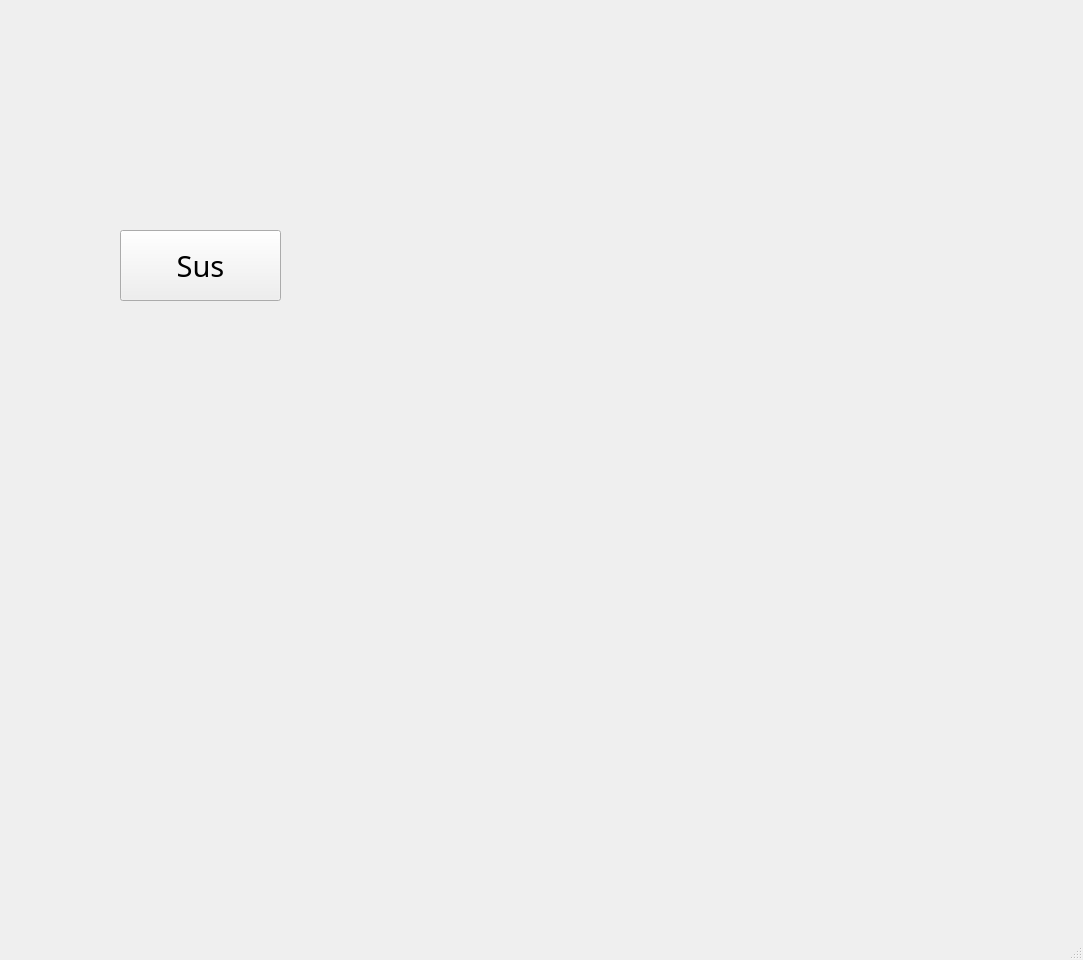
<?xml version="1.0" encoding="UTF-8"?>
<ui version="4.0">
 <class>MainWindow</class>
 <widget class="QMainWindow" name="MainWindow">
  <property name="geometry">
   <rect>
    <x>0</x>
    <y>0</y>
    <width>1083</width>
    <height>960</height>
   </rect>
  </property>
  <property name="windowTitle">
   <string>MainWindow</string>
  </property>
  <widget class="QWidget" name="centralwidget">
   <widget class="QPushButton" name="pushButton">
    <property name="geometry">
     <rect>
      <x>120</x>
      <y>230</y>
      <width>161</width>
      <height>71</height>
     </rect>
    </property>
    <property name="font">
     <font>
      <family>Carbon2(FONT BY LYAJKA)</family>
      <pointsize>22</pointsize>
     </font>
    </property>
    <property name="text">
     <string>Sus</string>
    </property>
   </widget>
   <widget class="QLabel" name="label">
    <property name="geometry">
     <rect>
      <x>0</x>
      <y>-60</y>
      <width>1381</width>
      <height>1041</height>
     </rect>
    </property>
    <property name="text">
     <string>&lt;html&gt;&lt;head/&gt;&lt;body&gt;&lt;p&gt;&lt;img src=&quot;:/image-bg/photo_2022-10-19_21-41-27.jpg&quot;/&gt;&lt;/p&gt;&lt;/body&gt;&lt;/html&gt;</string>
    </property>
   </widget>
   <zorder>label</zorder>
   <zorder>pushButton</zorder>
  </widget>
  <widget class="QMenuBar" name="menubar">
   <property name="geometry">
    <rect>
     <x>0</x>
     <y>0</y>
     <width>1083</width>
     <height>21</height>
    </rect>
   </property>
  </widget>
  <widget class="QStatusBar" name="statusbar"/>
 </widget>
 <resources>
  <include location="images.qrc"/>
 </resources>
 <connections/>
</ui>
